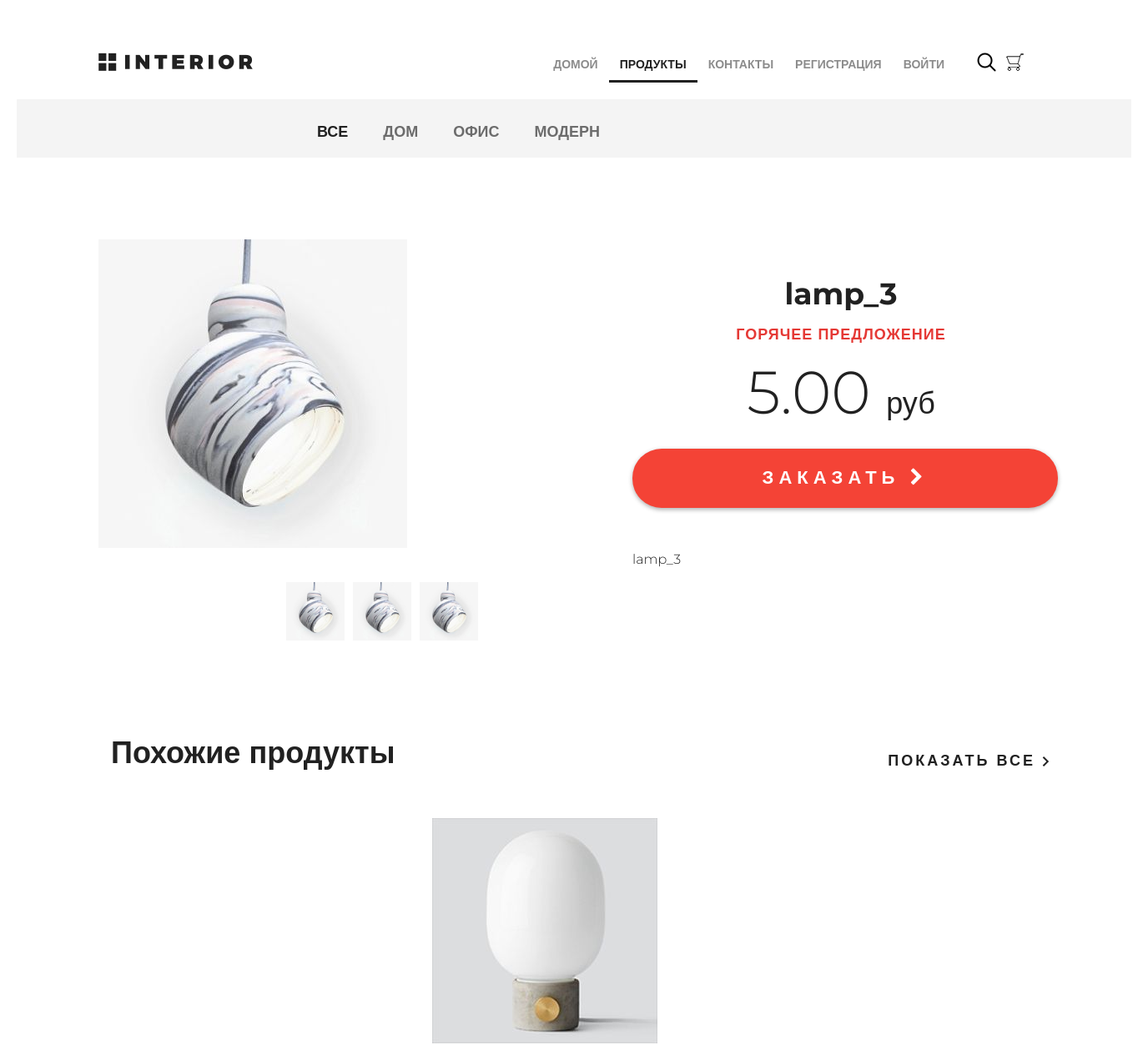
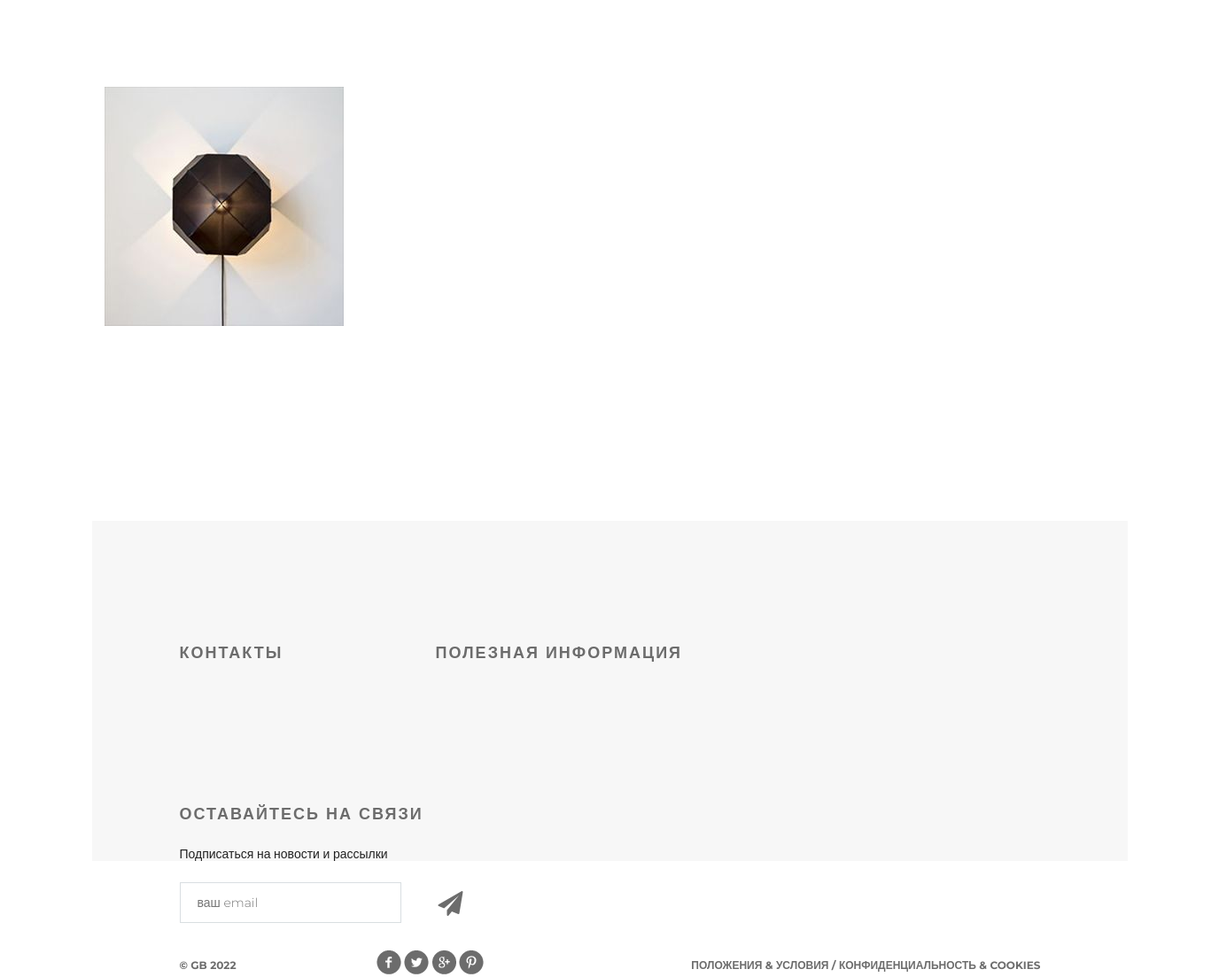
Screenshot of /products/ with the database file from the repository (2 pictures, top to bottom).
### mainapp/models.py (models this page shows, shortened)
class ProductCategotry(models.Model):
    name = models.CharField(max_length=64, unique=True, verbose_name='Имя')
    description = models.TextField(verbose_name='Описание', blank=True)
    link_name = models.CharField(max_length=64, unique=False, verbose_name='Ссылка', blank=True)
    is_active = models.BooleanField(default=True)
    class Meta:
        verbose_name = 'Категория'
        verbose_name_plural = 'Категории'

class Product(models.Model):
    category = models.ForeignKey(ProductCategotry, on_delete=models.CASCADE)
    name = models.CharField(verbose_name='имя продукта', max_length=128)
    image = models.ImageField(upload_to='products_images', blank=True)
    short_desc = models.CharField(verbose_name='краткое описание продукта', max_length=60, blank=True)
    description = models.TextField(verbose_name='описание продукта', blank=True)
    price = models.DecimalField(verbose_name='цена продукта', max_digits=8, decimal_places=2, default=0)
    quantity = models.PositiveIntegerField(verbose_name='количество на складе', default=0)
    is_active = models.BooleanField(default=True)
    class Meta:
        verbose_name = 'Продукт'
        verbose_name_plural = 'Продукты'

### mainapp/views.py (the view, shortened to what this page needs)
# urls.py: path('products/', include('mainapp.urls', namespace="products")),
def products(request, pk=None, page=1):
    links_menu = ProductCategotry.objects.filter(is_active=True)
    title = 'продукты'
    hot_product = get_hot_product()
    content = {
        'title': title,
        'links_menu': links_menu,
        'hot_product': hot_product,
        'same_products': get_same_products(hot_product),
    }
    return render(request, 'mainapp/products.html', content)

### mainapp/context_processors.py (called while the page is built)
def basket(request):
    print(f'context processor basket works')
    basket = []
    if request.user.is_authenticated:
        basket = Basket.objects.filter(user=request.user)
    basket = []
    if request.user.is_authenticated:
        basket = Basket.objects.filter(user=request.user)
    return {
        'basket': basket,
    }

### mainapp/views.py (called while the page is built)
def get_hot_product():
    products_list = Product.objects.all()
    return random.sample(list(products_list), 1)[0]

def get_same_products(hot_product):
    same_products_list = Product.objects.filter(category=hot_product.category).exclude(pk=hot_product.pk)
    return same_products_list[:3]

### mainapp/templates/mainapp/products.html (shortened to what this page needs)
{% extends 'mainapp/base.html' %}
{% load static %}
{% block menu %}
<div class="hero-white">
    <div class="header clearfix">
        {% include 'mainapp/includes/inc_main_menu.html' %}
    </div>
</div>
{% endblock menu %}
{% block content%}
<div class="details">
    <div class="links clearfix">
        {% include 'mainapp/includes/inc_categories_menu.html' %}
    </div>
    <div class="details-products">
        <div class="details-slider">
            <div class="slider-product">
                <img src="/media/{{ hot_product.image }}" alt="hot product">
            </div>
            <div class="slider-control">
                <div class="block">
                    <a href="#"><img src="/media/{{ hot_product.image }}" alt="">
                    </a>
                </div>
                <div class="block">
                    <a href="#"><img src="/media/{{ hot_product.image }}" alt="">
                    </a>
                </div>
                <div class="block">
                    <a href="#"><img src="/media/{{ hot_product.image }}" alt="">
                    </a>
                </div>
            </div>
        </div>
        <div class="description">
            <h3 class="big-bold">{{hot_product.name}}</h3>
            <h3 class="red">горячее предложение</h3>
            <p class="price"> {{hot_product.price|floatformat:2}} <span>руб</span></p>
            <a href="{% url 'products:product' hot_product.pk %}" class="red-button">
                заказать <i class="fa fa-chevron-right" aria-hidden="true"></i>
            </a>
            <div class="description-text">
                <p>{{hot_product.short_desc}}</p>
            </div>
        </div>
    </div>
    <div class="related">
        <div class="title clearfix">
            <h2>Похожие продукты</h2>
            <a class="explore" href="#">показать все <img src="{% static 'img/arrow.png' %}" alt=""></a>
        </div>
        <div class="related-products clearfix">
            {% for product in same_products%}
            <div class="block">
                <a href="{% url 'products:product' product.pk %}"><img src="/media/{{ product.image }}" alt="">
                </a>
            </div>
            {% endfor %}
        </div>
    </div>
</div>
{% endblock content%}

### mainapp/templates/mainapp/includes/inc_categories_menu.html
<ul class="links-menu">
    <li><a href="{% url 'products:category' 0 %}" class="{% if request.resolver_match.kwargs.pk == link.pk %}active{% endif%}">все</a></li>
    {% for link in links_menu %}
    <li><a href="{% url 'products:category' link.pk %}" class="{% if request.resolver_match.kwargs.pk == link.pk %}active{% endif%}">{{link.name}}</a></li>
    {% endfor %}
</ul>

### static/css/style.css (style rules this page uses)
* { margin: 0; padding: 0; }
body { font-family: 'Montserrat', sans-serif; }
html, body { height: 100%; }
.slider-control .block a img { width: 70px; }
.clearfix:after { content: ""; display: block; clear: both; }
.explore { text-transform: uppercase; color: #212121; font-size: 18px; font-weight: 700; line-height: 24px; text-align: center; float: right; margin-top: 138px; letter-spacing: 3px; text-decoration: none; }
.big-bold { color: #212121; font-size: 36px; font-weight: 700; text-align: left; margin-bottom: 24px; line-height: 36px; }
.title { height: 152px; margin-right: 15px; }
.title h2 { float: left; margin-top: 118px; color: #212121; font-size: 36px; font-weight: 700; text-align: left; margin-left: 15px; }
.red { text-transform: uppercase; color: #e53935; font-size: 18px; font-weight: 700; text-align: left; letter-spacing: 1px; line-height: 17px; margin-bottom: 22px; }
.hero-white { background-color: #fff; height: 119px; padding-left: 98px; padding-right: 211px; position: relative; }
.links { height: 70px; background-color: #f4f4f4; position: relative; padding-left: 360px; }
.links-menu { margin: 27px auto 0px; position: absolute; }
.links-menu li { float: left; list-style-type: none; padding-right: 42px; }
.links-menu li a { text-decoration: none; color: #6c6c6c; font-size: 18px; font-weight: 700; text-transform: uppercase; }
.links-menu .active { color: #212121; font-size: 18px; font-weight: 700; }
.details-products { padding-left: 98px; padding-right: 98px; margin-top: 98px; height: 551px; }
.details-slider { width: 570px; float: left; margin-right: 30px; }
.slider-product { width: 570px; height: 400px; }
.slider-control { width: 420px; height: 70px; margin: 11px auto 0px; padding-left: 150px }
.slider-control .block { height: 70px; width: 70px; position: relative; float: left; margin-right: 10px; }
.description { width: 535px; float: right; padding-left: 35px }
.description .big-bold { color: #212121; font-size: 36px; font-weight: 700; text-align: center; margin-top: 47px; margin-bottom: 0px; }
.description .red { text-transform: uppercase; color: #e53935; font-size: 18px; font-weight: 700; text-align: center; letter-spacing: 1px; line-height: 17px; margin-top: 23px; margin-bottom: 36px; }
.description .price { color: #212121; font-size: 72px; font-weight: 300; line-height: 48px; text-align: center; }
.description .price span { color: #212121; font-size: 36px; font-weight: 300; line-height: 48px; text-align: center; }
.red-button { display: block; height: 71px; width: 510px; border-radius: 35px; background-color: #f44336; text-align: center; text-transform: uppercase; text-decoration: none; color: #ffffff; font-size: 22px; font-weight: 700; line-height: 24px; box-shadow: 0px 2px 4.85px 0.15px rgba(33, 33, 33, 0.35); line-height: 70px; letter-spacing: 6px; margin-top: 31px; }
.description-text { margin-top: 50px; color: #212121; font-size: 16px; font-weight: 300; line-height: 24px; text-align: left; }
.description-text p { margin-bottom: 0.5em; }
.related { padding: 0px 98px; }
.related .title { height: 143px; margin-right: 0; }
.related .title h2 { margin-top: 45px; }
.related .title .explore { margin-top: 62px; }
.related-products { margin-bottom: 120px; }
.related-products .block a img { float: left; }
.related-products .block { float: left; margin-right: 30px; display: block; height: 370px; width: 370px; position: relative; }
.related-products .block:nth-child(3n) { margin-right: 0px; }

### rows the page displays
ProductCategotry: name "ДОМ"
ProductCategotry: name "ОФИС"
ProductCategotry: name "МОДЕРН"
Product: image (picture), name "lamp_3", price "5.00", short_desc "lamp_3"
Product: image (picture)
Product: image (picture)
